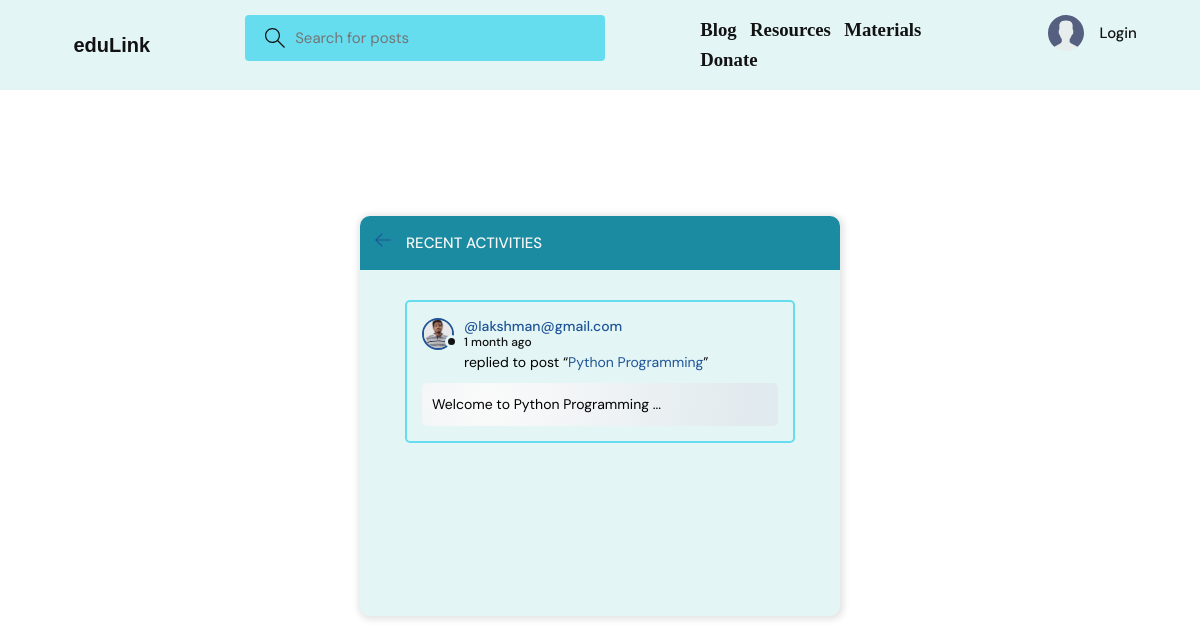
The page /activity/ on the database its author committed.
### base/models.py (models this page shows, shortened)
class Message(models.Model):
    user = models.ForeignKey(User, on_delete=models.CASCADE)
    room = models.ForeignKey(Room, on_delete=models.CASCADE)
    body = models.TextField()
    updated = models.DateTimeField(auto_now=True)
    created = models.DateTimeField(auto_now_add=True)
    class Meta:
        ordering = ['-updated', '-created']

class User(AbstractUser):
    name = models.CharField(max_length=200, null=True)
    email = models.EmailField(unique=True, null=True)
    bio = models.TextField(null=True)
    avatar = models.ImageField(null=True, default="avatar.svg")
    USERNAME_FIELD = 'email'
    REQUIRED_FIELDS = []

class Room(models.Model):
    host = models.ForeignKey(User, on_delete=models.SET_NULL, null=True)
    topic = models.ForeignKey(Topic, on_delete=models.SET_NULL, null=True)
    name = models.CharField(max_length=200)
    description = models.TextField(null=True, blank=True)
    participants = models.ManyToManyField(
        User, related_name='participants', blank=True)
    updated = models.DateTimeField(auto_now=True)
    created = models.DateTimeField(auto_now_add=True)
    class Meta:
        ordering = ['-updated', '-created']
    def __str__(self):
        return self.name

### base/views.py (the view)
# urls.py: path('activity/', views.activityPage, name="activity"),
def activityPage(request):
    room_messages = Message.objects.all()
    return render(request, 'base/activity.html', {'room_messages': room_messages})

### base/templates/base/activity.html (shortened to what this page needs)
{% extends 'main.html' %}
{% block content %}
<main class="layout">
  <div class="container">
    <div class="layout__box">
      <div class="layout__boxHeader">
        <div class="layout__boxTitle">
          <a href="{% url 'home' %}">
            <svg version="1.1" xmlns="http://www.w3.org/2000/svg" width="32" height="32" viewBox="0 0 32 32">
              <title>arrow-left</title>
              <path
                d="M13.723 2.286l-13.723 13.714 13.719 13.714 1.616-1.611-10.96-10.96h27.625v-2.286h-27.625l10.965-10.965-1.616-1.607z">
              </path>
              </path>
            </svg>
          </a>
          <h3>Recent Activities</h3>
        </div>
      </div>
      <div class="activities-page layout__body">
        {% for message in room_messages %}
        <div class="activities__box">
          <div class="activities__boxHeader roomListRoom__header">
            <a href="{% url 'user-profile' message.user.id %}" class="roomListRoom__author">
              <div class="avatar avatar--small">
                <img src="{{message.user.avatar.url}}" />
              </div>
              <p>
                @{{message.user}}
                <span>{{message.created|timesince}} ago</span>
              </p>
            </a>
          </div>
          <div class="activities__boxContent">
            <p>replied to post “<a href="{% url 'room' message.room.id %}">{{message.room}}</a>”</p>
            <div class="activities__boxRoomContent">
              {{message.body}}
            </div>
          </div>
        </div>
        {% endfor %}
      </div>
    </div>
  </div>
</main>
{% endblock content %}

### static/styles/style.css (style rules this page uses)
:root { --color-main: #205498; --color-main-light: #97EBF4; --color-dark: #e3f6f5; --color-dark-medium: #65DDEF; --color-dark-light: #1a8ba1; --color-light: #f7f7f7; --color-gray: #121213; --color-light-gray: #000000; --color-bg: radial-gradient(circle at 18.7% 37.8%, rgb(250, 250, 250) 0%, rgb(225, 234, 238) 90%); --color-success: #5dd693; --color-error: #fc4b0b; }
* { font-family: "DM Sans", -apple-system, BlinkMacSystemFont, "Segoe UI", Roboto, Oxygen, Ubuntu, Cantarell, "Open Sans", "Helvetica Neue", sans-serif; margin: 0; padding: 0; box-sizing: border-box; text-rendering: optimizeLegibility; font-size: inherit; }
html { font-size: 56.25%; }
@media only screen and (min-width: 1200px) { html { font-size: 62.5%; } }
body { line-height: 1.6; font-weight: 400; font-size: 1.5rem; color: var(--color-light-gray); background-color: var(--color-bg); min-height: 100vh; }
img { width: 100%; }
a { display: inline-block; color: var(--color-main); text-decoration: none; }
.container { max-width: 120rem; width: 90%; margin: auto; }
.avatar { position: relative; display: inline-block; border-radius: 50%; border: 2px solid var(--color-main); }
.avatar img { display: block; border-radius: 50%; object-fit: cover; object-position: center; }
.avatar::after { content: ""; display: block; position: absolute; background-color: var(--color-gray); z-index: 111; border-radius: 50%; border: 0.3rem solid var(--color-dark); }
.avatar.avatar--small img { width: 2.8rem; height: 2.8rem; }
.avatar.avatar--small:after { width: 0.7rem; height: 0.7rem; bottom: 0px; right: -6px; }
.layout { margin-top: 2.4rem; }
.layout > .container { display: flex; justify-content: space-between; align-items: flex-start; }
.layout__box { width: 90%; max-width: 48rem; min-height: 40rem; position: absolute; top: 50%; left: 50%; transform: translate(-50%, -46%); background-color: var(--color-dark); border-radius: 1rem; box-shadow: 1px 1px 6px 3px rgba(0, 0, 0, 0.1); overflow: hidden; }
.layout__boxHeader { display: flex; padding: 1.5rem; background-color: var(--color-dark-light); }
.layout__boxTitle { display: flex; gap: 1.5rem; align-items: center; }
.layout__boxTitle h3 { text-transform: uppercase; font-weight: 500; color: var(--color-light); }
.layout__boxTitle svg { width: 1.6rem; height: 1.6rem; fill: var(--color-main); }
.layout__body { margin: 3rem; }
.roomListRoom__header { display: flex; justify-content: space-between; align-items: center; }
.roomListRoom__author { font-weight: 500; display: flex; align-items: center; gap: 1rem; }
.activities__box { margin: 1.5rem; padding: 1.5rem; border: 2px solid var(--color-dark-medium); border-radius: 5px; }
.activities__boxHeader p { font-size: 1.4rem; line-height: 1.3; }
.activities__boxHeader p span { color: var(--color-gray); font-size: 1.2rem; display: block; }
.activities__boxContent { margin-left: 4.2rem; }
.activities__boxContent { font-size: 1.4rem; }
.activities__boxRoomContent { background: var(--color-bg); padding: 1rem; border-radius: 5px; margin-top: 1rem; margin-left: -4.2rem; }

### rows shown on the page
Message: user.avatar (picture), user "lakshman@gmail.com", created "1 month", room "Python Programming", body "Welcome to Python Programming ..."
